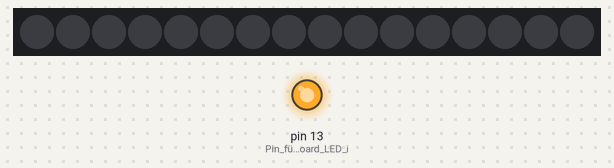
A sketch run on a simulated Arduino Uno, built with avr-gcc and run on an emulated ATmega328P. Parts: 16 RGB LEDs in strip order, left to right, output pins drawn as LEDs (lit = HIGH). Dim RGB values are drawn brighter than linear.

Above: at 0.1 s.
At 1.1 s:
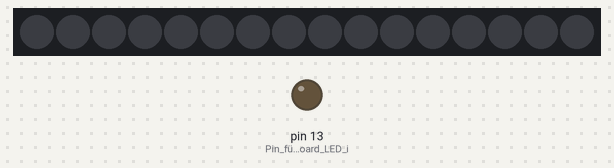
At 2.51 s:
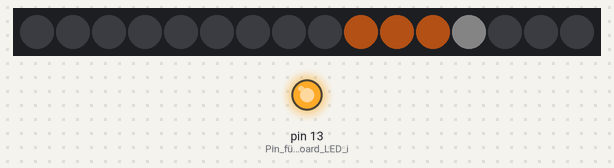
At 3.12 s:
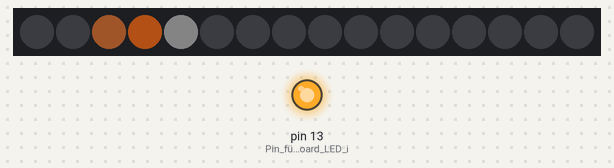
Timing chart, 0 to 31.6 s (numbered marks = the images above):
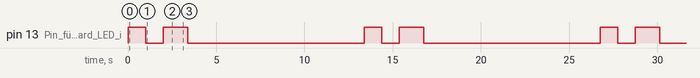

Measured:
- by itself, pin 13 (Pin_für_die_OnBoard_LED_i): repeats every 13.4 s: LOW 1.0 s, HIGH 1.4 s, LOW 10.0 s, HIGH 1.0 s
- by itself, everything shown: repeats every 13.4 s, in 19 steps

The sketch:

DE4KAL_Pixelhelden_Clownfish.ino
```cpp
/*
  Pixelhelden von Vincent Stallbaum, DL6II
  Entwickelt für die jugendgruppe von IGEL e.V. und DARC e.V. OV G11 Leverkusen

  Mit diesem Programm können Pixelgrafiken zum Lightpainten erzeugt werden.
  Die Ausgabe erfolgt auf einem beliebigen NeoPixel LED's.
  Der Beispielcode geht von einem 16 Pixel langem RGBW Stripe aus.

  Weitergabe und Weiterentwicklungen sind herzlich willkommen
  Kontakt: dl6ii@vsas.de
*/

#include <LiquidCrystal.h>
#include <Adafruit_NeoPixel.h>

#define NEOPIN 0                        // Pin von dem die Neopixels ihre Daten bekommen
#define NUMPIXELS 16                    // Anzahl der LEDs

//LiquidCrystal lcd(9,8,7,6,5,4);       // Pins vom LCD Display, nur zum Debugging gedacht
Adafruit_NeoPixel strip = Adafruit_NeoPixel(NUMPIXELS, NEOPIN, NEO_GRBW + NEO_KHZ800);  // Hier wird definiert was für eine Sorte von "Neopixel"-LED's wir ansteuern und an welchem Pin.

uint32_t a = strip.Color( 136,  72,  36,   0);         //0(Rot, Grün, Blau, Weiß)
uint32_t b = strip.Color( 244, 111,  32,   0);         //1(Rot, Grün, Blau, Weiß)
uint32_t c = strip.Color( 230, 198, 179,   0);         //2(Rot, Grün, Blau, Weiß)
uint32_t d = strip.Color( 248, 213, 192,   0);         //3(Rot, Grün, Blau, Weiß)
uint32_t e = strip.Color( 169,  75,  29,   0);         //4(Rot, Grün, Blau, Weiß)
uint32_t f = strip.Color(  32,  32,  32,   0);         //5(Rot, Grün, Blau, Weiß)
uint32_t g = strip.Color( 225, 151, 109,   0);         //6(Rot, Grün, Blau, Weiß)

uint32_t ausgabe[16][17] = {
       /* 0, 1, 2, 3, 4, 5, 6, 7, 8, 9,10,11,12,13,14,15,16 */
  /* 0*/{ 0, 0, 0, 0, 0, 0, 0, 0, 0, a, a, 0, 0, 0, 0, 0, 0},
  /* 1*/{ 0, 0, 0, 0, 0, 0, 0, 0, 0, b, b, a, 0, 0, 0, 0, 0},
  /* 2*/{ 0, 0, 0, 0, 0, 0, 0, 0, 0, b, b, b, a, 0, 0, 0, 0},
  /* 3*/{ 0, 0, 0, e, e, 0, b, b, c, c, b, b, b, f, 0, 0, 0},
  /* 4*/{ 0, 0, e, b, b, b, b, b, d, c, f, f, f, 0, 0, 0, 0},
  /* 5*/{ 0, 0, e, g, b, b, b, b, b, b, 0, 0, 0, 0, 0, 0, 0},
  /* 6*/{ 0, 0, e, d, d, g, b, b, b, b, 0, 0, 0, 0, 0, 0, 0},
  /* 7*/{ 0, b, b, b, d, d, d, b, b, f, 0, 0, 0, 0, 0, 0, 0},
  /* 8*/{ 0, g, b, b, b, b, d, d, b, 0, 0, 0, 0, 0, 0, 0, 0},
  /* 9*/{ b, d, d, d, e, e, a, d, f, 0, 0, 0, 0, 0, 0, 0, 0},
  /*10*/{ b, 0, b, d, a, a, b, f, 0, 0, 0, 0, 0, 0, 0, 0, 0},
  /*11*/{ b, b, b, d, d, b, f, 0, 0, 0, 0, 0, 0, 0, 0, 0, 0},
  /*12*/{ f, b, b, b, f, f, 0, 0, 0, 0, 0, 0, 0, 0, 0, 0, 0},
  /*13*/{ 0, f, f, f, 0, 0, 0, 0, 0, 0, 0, 0, 0, 0, 0, 0, 0},
  /*14*/{ 0, 0, 0, 0, 0, 0, 0, 0, 0, 0, 0, 0, 0, 0, 0, 0, 0},
  /*15*/{ 0, 0, 0, 0, 0, 0, 0, 0, 0, 0, 0, 0, 0, 0, 0, 0, 0},
       /* 0, 1, 2, 3, 4, 5, 6, 7, 8, 9,10,11,12,13,14,15,16 */
};

const int NUMSPALTEN = 17;      // Anzahl der Spalten
int countdown = 10000;          // Zeit bis die Animation startet
int geschwindigkeit = 50;       // Abspielgeschwindigkeit
int pixel;                      // Adresse des anzusteuernden Pixels
int spalte;                     // Adresse der anzusteuernden Spalte
int i;                          // Zähler


void setup()  {                 // Das "setup" ist ein Programm dass der Arduino nach dem Einschalten einmal durchläuft
  strip.begin();                // LED Streifen wird initialisiert
  strip.setBrightness(60);      // LED Streifen wird in der Helligkeit gedrosselt
  strip.show();                 // LED Variablen werden ausgegeben. Diese stehen noch auf 0, also wird erstmal alles ausgeschaltet
  //  lcd.begin(16,2);            // Display zum Debuggen initialisieren
  //  lcd.setCursor(0,0);
  pinMode(LED_BUILTIN, OUTPUT); // Pin für die OnBoard LED initialisieren
}


void loop()  {                       // Das "void" ist ein Programm dass der Arduino nach dem Einschalten unendlich oft durchläuft
  // Dieser Timer zeigt Euch wann ihr mit der Bewegung des LED Stabs anfangen könnt
  digitalWrite(LED_BUILTIN, HIGH);   // schaltet eine Gelbe LED auf dem Arduino Board an
  delay(1000);                       // eine Sekunde warten
  digitalWrite(LED_BUILTIN, LOW);    // LED aus
  delay(1000);                       // eine Sekunde warten
  digitalWrite(LED_BUILTIN, HIGH);   // LED an
  delay(geschwindigkeit * 10);       // Kurz je nach Ablaufgeschwindigkeit warten


  for (spalte = 0; spalte < NUMSPALTEN; spalte++) {           // Wir beginnen mit Spalte 0, zählen bei jedem Durchgang 1 dazu und durchlaufen die Schleife bis wir die Konstante "NUMSPALTEN" erreicht haben
    for (pixel = 0; pixel < NUMPIXELS; pixel++) {             // Innerhalb der aktuellen Spalte beginnen wir jeweils mit Pixel 0, zählen bei jedem Durchgang 1 dazu und durchlaufen die Schleife bis wir die Konstante "NUMPIXELS" erreicht haben
      strip.setPixelColor(pixel, ausgabe[pixel][spalte]);     // Aus unserem 2D-Array übergeben wir den hinterlegten Farbcode an die NeoPixel-Funktion
      /*                                                            // Hiermit lässt sich der ganze Prozess extrem verlangsamen und am LDC Display beobachten
            lcd.setCursor(0,0);                   // Curser auf Zeichen 0 in der Reihe 0 setzen
            lcd.print("Pixl:");                   // "Pixl:" ausgeben
            if (pixel < 10) lcd.print("0");       // 0 in der Ausgabe ergänzen, falls die Pixeladresse einstellig ist
            lcd.print(pixel);                     // Adresse des gerade geschriebenen Pixels ausgeben
            lcd.setCursor(7,0);                   // Curser auf Zeichen 7 in der Reihe 0 setzen
            lcd.print(" Clmn:");                  // "Clmn:" ausgeben, gemeint ist Column, also Spalte
            if (spalte < 10) lcd.print("0");      // 0 in der Ausgabe ergänzen, falls die Spaltenadresse einstellig ist
            lcd.print(spalte);                    // Adresse der gerade im Aufbau befindlichen Spalte ausgeben
            lcd.setCursor(0,1);                   // Curser auf Zeichen 0 in der Reihe 1 setzen
            lcd.print("Farbe:          ");        // "Farbe:" ausgeben und alle danach kommenden Stellen mit Leerzeichen überschreiben
            lcd.setCursor(6,1);                   // Curser auf Zeichen 6 in der Reihe 1 setzen
            lcd.print(ausgabe[spalte][pixel]);    // Ausgabe des Farbcodes so wie er aus dem uint32_t 2D-Array an die NeoPixel-Funktion übergeben wird
            delay(150);                           // Verzögern der Schleife mit wir überhaupt eine Chance haben zu sehen was am Display bzw. im Programm passiert
      */
    }
    strip.show();                                             // Ausgabe einer kompletten Spalte über die NeoPixel Funktion
    delay(geschwindigkeit);                                   // Verzögerug, also Leuchtdauer, bis die nächsten Reihe angezeigt wird
  }

  for (i = 0; i < NUMPIXELS; i++) {                           // Nachdem alle Reihen ausgegeben wurden schalten wir den LED Stripe wieder aus
    strip.setPixelColor(i, 0, 0, 0, 0);                       // Dazu übergeben wir den Farbcode 0,0,0,0 an die NeoPixel-Funktion für alle Pixel von 0 bis 17
  }
  strip.show();                                               // Ausgabe der Spalte über die NeoPixel Funktion
  digitalWrite(LED_BUILTIN, LOW);                             // Ausschalten der OnBoard LED
  delay(countdown);                                           // Eine Zeit lang warten bis die Animation erneut startet


}
```
